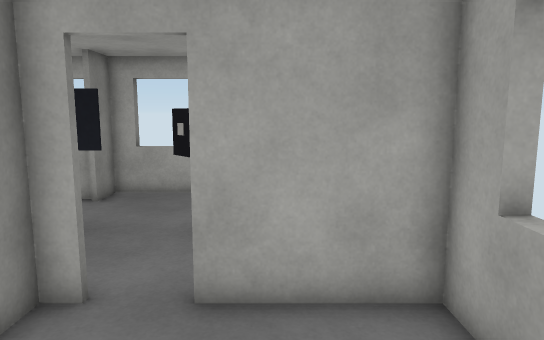
[1] (above)

16 first-person views from a walk through a 3-D level made in the Unity game engine. The camera is 1.5 m above the floor, tilts 8° down and sees 70° across. The floor is counted in squares, 0.5 m on a side. Each view is taken from the middle of a square. On the plan, view 1 faces up. The plan holds only what a view shows up to about 20 squares ahead; the rest is blank. Surface patterns are stand-ins for the level's own textures.

[2]
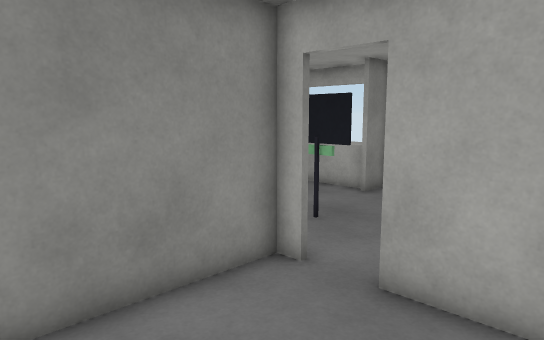

[3]
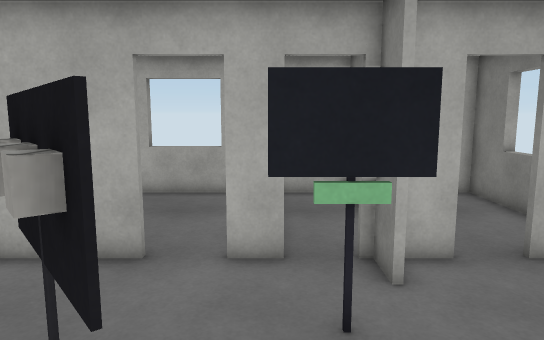

[4]
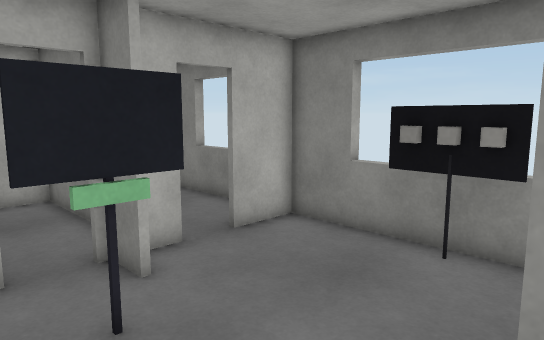

[5]
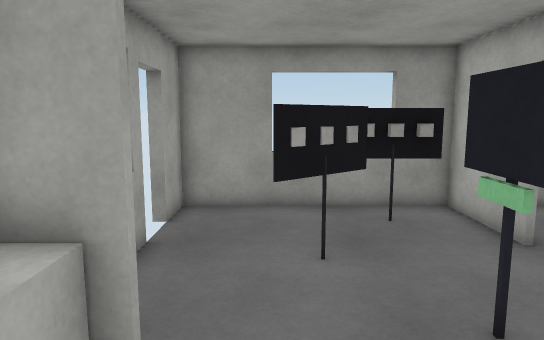

[6]
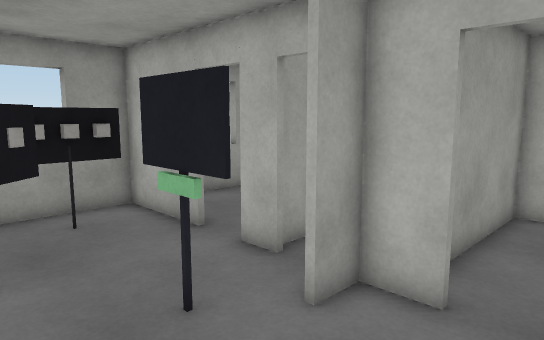

[7]
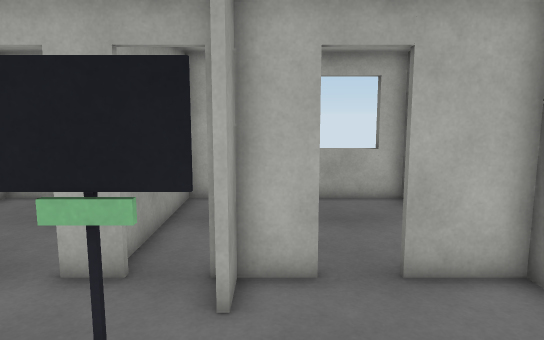

[8]
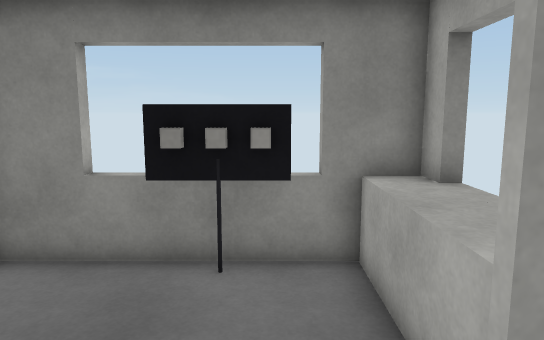

[9]
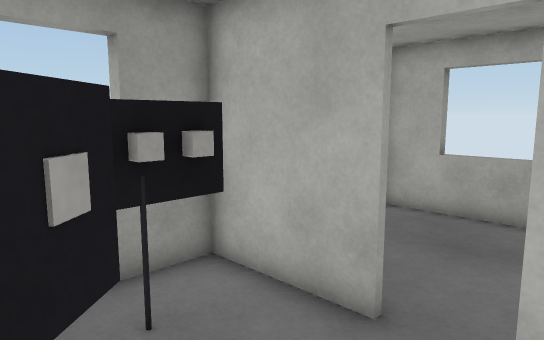

[10]
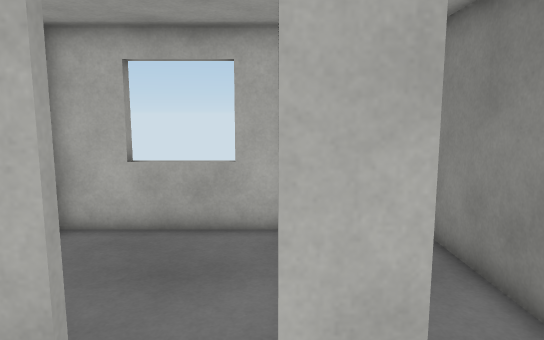

[11]
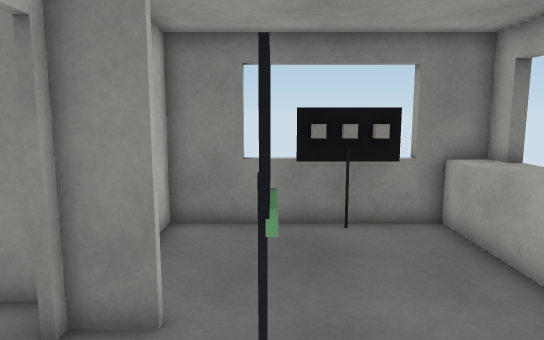

[12]
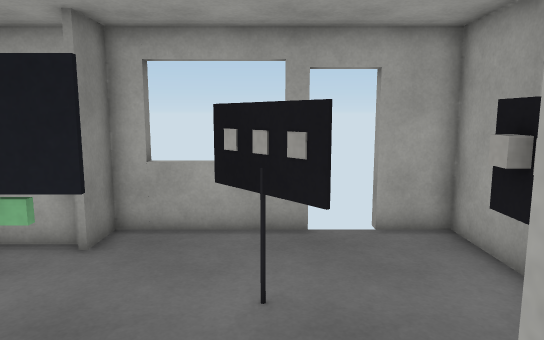

[13]
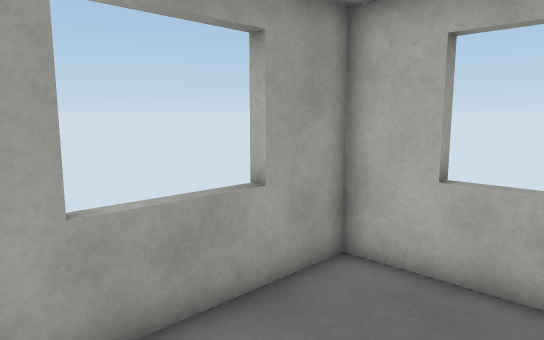

[14]
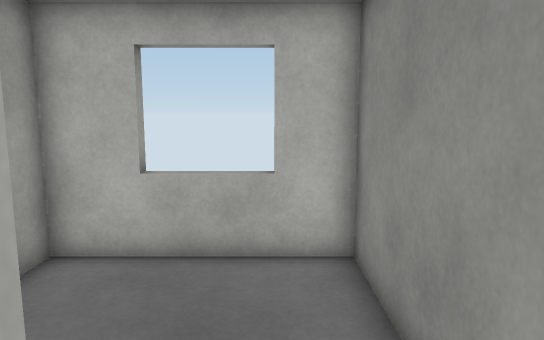

[15]
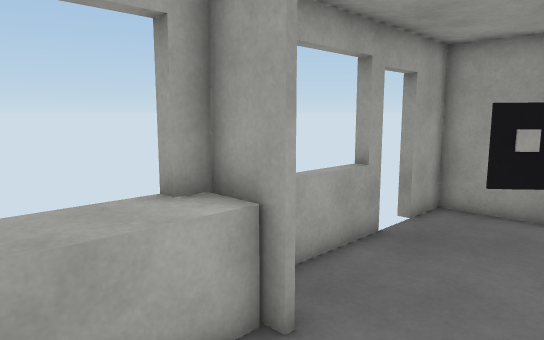

[16]
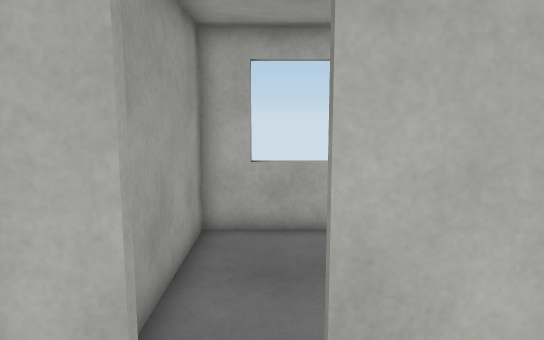

### Floor plan
Key: @ floor where view 1 was taken; # wall or solid block; x gap in a wall; . floor; = window, fence, low wall or low ledge; ^ raised ledge; T thing the floor can be seen under or through; O other object.
Columns run from 12 left of view 1 to 3 right of it. Each row starts with its distance up from view 1.
 15 #^^^^^##===x x##
 14 #^^^^^#........#
 13 #..............#
 12 =O.......TT....#
 11 =O........T....=
 10 =O........T....=
  9 =.....OOO....T.=
  8 #............T.#
  7 #.....#......x.#
  6 ###.x##.#..#####
  5   ...#..#......#
  4  ....#..#......=
  3 =....#..#......=
  2 =....#..#......=
  1 #....#..#......#
  0 # ...#..#...@..#
 -1  #==#######==###
 -2              #

Positions as (right, up) in squares from view 1, and headings:
1: (0, 0), facing up
2: (2, 0), facing up-left
3: (-4, 14), facing down
4: (-3, 14), facing down-left
5: (-10, 12), facing right
6: (-10, 12), facing down-right
7: (-7, 13), facing down
8: (-4, 12), facing left
9: (-4, 11), facing down-right
10: (-3, 9), facing down
11: (-1, 9), facing left
12: (-2, 5), facing up
13: (-2, 6), facing down-right
14: (-2, 7), facing down
15: (-10, 10), facing up-right
16: (-9, 9), facing down
